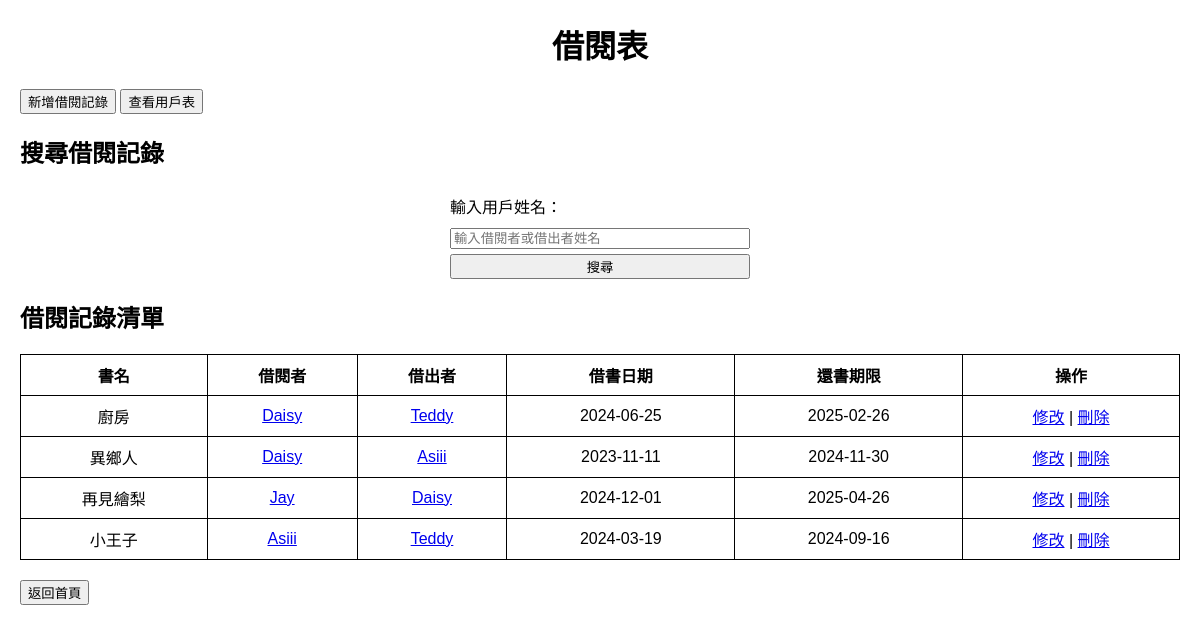
The page /borrow.php on the database its author committed.
### tables this page shows
CREATE TABLE Loans (
    loan_id INT AUTO_INCREMENT PRIMARY KEY,   
    book_id INT NOT NULL,                     
    borrower_id INT NOT NULL,                 
    lender_id INT NOT NULL,                   
    borrow_date DATE NOT NULL,                
    due_date DATE NOT NULL,                   
    FOREIGN KEY (book_id) REFERENCES Books(book_id) ON DELETE CASCADE,
    FOREIGN KEY (borrower_id) REFERENCES Users(user_id) ON DELETE CASCADE,
    FOREIGN KEY (lender_id) REFERENCES Users(user_id) ON DELETE CASCADE
);

create table Books(
book_id INT AUTO_INCREMENT PRIMARY KEY,       
book_name VARCHAR(255) NOT NULL,              
author VARCHAR(255),                          
format ENUM('電子書', '實體書') NOT NULL,     
status ENUM('自購','借來','借出'),            
description TEXT,                             
last_read_time DATE                           
);

create table Users (
    user_id INT AUTO_INCREMENT PRIMARY KEY,   
    name VARCHAR(100) NOT NULL,               
    email VARCHAR(100) UNIQUE,                
    phone CHAR(10)                            
);

### borrow.php (the view, shortened to what this page needs)
<?php
include 'db.php';
$sql = "SELECT l.loan_id, b.book_name, l.borrower_id, l.lender_id, u1.name AS borrower_name, u2.name AS lender_name, l.borrow_date, l.due_date
        FROM Loans l
        INNER JOIN Books b ON l.book_id = b.book_id
        INNER JOIN Users u1 ON l.borrower_id = u1.user_id
        INNER JOIN Users u2 ON l.lender_id = u2.user_id";
$result = $conn->query($sql);
?>
<!DOCTYPE html>
<html lang="zh-TW">
<head>
    <link rel="stylesheet" href="assets/styles.css">
</head>
<body>
    <h1>借閱表</h1>
    <div>
        <a href="add_loan.php"><button>新增借閱記錄</button></a>
        <a href="user.php"><button>查看用戶表</button></a>
    </div>
    <h2>搜尋借閱記錄</h2>
    <form action="borrow.php" method="POST">
        <label for="user_name">輸入用戶姓名：</label>
        <input type="text" id="user_name" name="user_name" placeholder="輸入借閱者或借出者姓名">
        <button type="submit">搜尋</button>
    </form>
    <h2>借閱記錄清單</h2>
    <table border="1">
        <tr>
            <th>書名</th>
            <th>借閱者</th>
            <th>借出者</th>
            <th>借書日期</th>
            <th>還書期限</th>
            <th>操作</th>
        </tr>
        <?php
        if ($result->num_rows > 0) {
            while($row = $result->fetch_assoc()) {
                echo "<tr>";
                echo "<td>" . $row['book_name'] . "</td>";
                echo "<td><a href='user_info.php?id=" . $row['borrower_id'] . "'>" . $row['borrower_name'] . "</a></td>";
                echo "<td><a href='user_info.php?id=" . $row['lender_id'] . "'>" . $row['lender_name'] . "</a></td>";
                echo "<td>" . $row['borrow_date'] . "</td>";
                echo "<td>" . $row['due_date'] . "</td>";
                echo "<td>
                        <a href='edit_loan.php?id=" . $row['loan_id'] . "'>修改</a> |
                        <a href='borrow.php?delete=" . $row['loan_id'] . "' onclick='return confirm(\"確定刪除這筆借閱記錄?\")'>刪除</a>
                    </td>";
                echo "</tr>";
            }
        } else {
            echo "<tr><td colspan='6'>沒有借閱記錄</td></tr>";
        }
        ?>
    </table>
    <a href="index.php"><button>返回首頁</button></a>
</body>
</html>

### assets/styles.css (style rules this page uses)
body { font-family: Arial, sans-serif; margin: 20px; }
h1 { text-align: center; }
table { width: 100%; border-collapse: collapse; margin: 20px 0; }
th, td { border: 1px solid black; padding: 8px; text-align: center; }
form { display: flex; flex-direction: column; width: 300px; margin: 0 auto; }
label, input, select, textarea { margin: 5px 0; }

### rows shown on the page
loans: book.book_name "廚房", borrower.name "Daisy", lender.name "Teddy", borrow_date "2024-06-25", due_date "2025-02-26"
loans: book.book_name "異鄉人", borrower.name "Daisy", lender.name "Asiii", borrow_date "2023-11-11", due_date "2024-11-30"
loans: book.book_name "再見繪梨", borrower.name "Jay", lender.name "Daisy", borrow_date "2024-12-01", due_date "2025-04-26"
loans: book.book_name "小王子", borrower.name "Asiii", lender.name "Teddy", borrow_date "2024-03-19", due_date "2024-09-16"
